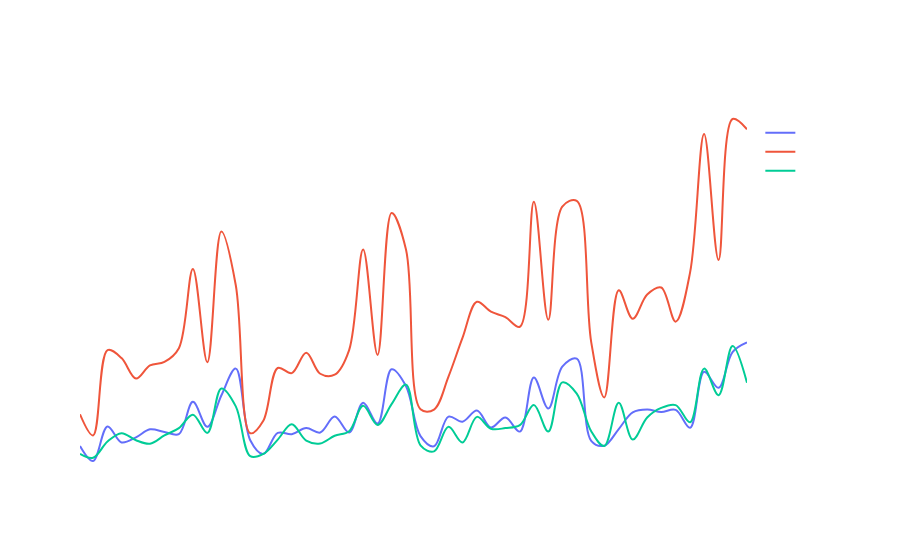

Notebook cell for this chart:
### Markdown cell above
## Line Graph
- **Documentation (px.line() function parameters)** - https://plotly.com/python-api-reference/generated/plotly.express.line

- **Documentation for using and styling line charts** - https://plotly.com/python/line-charts/

- **Documentation (.update_yaxes() function parameters)** - https://plotly.com/python/reference/layout/yaxis/

- **Documentation (.update_xaxes() function parameters)** - https://plotly.com/python/reference/layout/xaxis/

- **Documentation (.update_layout() function parameters)** - https://plotly.com/python/reference/layout/

- **Documentation for Date Time** - https://pandas.pydata.org/pandas-docs/stable/reference/api/pandas.to_datetime.html

- **Documentation for Date Time formatting** - https://docs.python.org/3/library/datetime.html#strftime-and-strptime-behavior

### Code cell
superstore['Order Date'] = pd.to_datetime(superstore['Order Date'], format = "%m/%d/%Y")

monthlycategorytrend = superstore.groupby(['Category', pd.Grouper(key = "Order Date", freq = 'M')])['Quantity'].sum().reset_index()

monthlycategorytrenddistribution = px.line(monthlycategorytrend, x = "Order Date", y = "Quantity", color = 'Category',
                                           title = 'Monthly Trend of Goods Sold', line_shape = "spline")

monthlycategorytrenddistribution.update_layout(yaxis = dict(showticklabels = False), 
                                       xaxis = dict(tickfont = dict(color = 'white'), categoryorder = "total descending"),
                                       yaxis_title = "", xaxis_title = "",
                                       paper_bgcolor = 'rgba(0,0,0,0)', plot_bgcolor = 'rgba(0,0,0,0)',
                                       title = dict(font = dict(color = 'white')),
                                       legend_title_font_color = 'White', legend_font_color = 'White')

monthlycategorytrenddistribution.update_yaxes(showgrid = False, gridcolor = 'rgba(0,0,0,0)', zeroline = False, zerolinecolor = "rgba(0, 0, 0, 0)")
monthlycategorytrenddistribution.update_xaxes(showgrid = False, gridcolor = 'rgba(0,0,0,0)', zeroline = False, zerolinecolor = "rgba(0, 0, 0, 0)")

monthlycategorytrenddistribution.show()

### Figure 1 — Plotly figure (JSON) as saved in the notebook; plotly's stock layout.template omitted (floating-point values rounded to 4 significant figures)
{"data": [{"hovertemplate": "Category=Furniture<br>Order Date=%{x}<br>Quantity=%{y}<extra></extra>", "legendgroup": "Furniture", "line": {"color": "#636efa", "dash": "solid", "shape": "spline"}, "marker": {"symbol": "circle"}, "mode": "lines", "name": "Furniture", "orientation": "v", "showlegend": true, "type": "scatter", "x": ["2014-01-31T00:00:00", "2014-02-28T00:00:00", "2014-03-31T00:00:00", "2014-04-30T00:00:00", "2014-05-31T00:00:00", "2014-06-30T00:00:00", "2014-07-31T00:00:00", "2014-08-31T00:00:00", "2014-09-30T00:00:00", "2014-10-31T00:00:00", "2014-11-30T00:00:00", "2014-12-31T00:00:00", "2015-01-31T00:00:00", "2015-02-28T00:00:00", "2015-03-31T00:00:00", "2015-04-30T00:00:00", "2015-05-31T00:00:00", "2015-06-30T00:00:00", "2015-07-31T00:00:00", "2015-08-31T00:00:00", "2015-09-30T00:00:00", "2015-10-31T00:00:00", "2015-11-30T00:00:00", "2015-12-31T00:00:00", "2016-01-31T00:00:00", "2016-02-29T00:00:00", "2016-03-31T00:00:00", "2016-04-30T00:00:00", "2016-05-31T00:00:00", "2016-06-30T00:00:00", "2016-07-31T00:00:00", "2016-08-31T00:00:00", "2016-09-30T00:00:00", "2016-10-31T00:00:00", "2016-11-30T00:00:00", "2016-12-31T00:00:00", "2017-01-31T00:00:00", "2017-02-28T00:00:00", "2017-03-31T00:00:00", "2017-04-30T00:00:00", "2017-05-31T00:00:00", "2017-06-30T00:00:00", "2017-07-31T00:00:00", "2017-08-31T00:00:00", "2017-09-30T00:00:00", "2017-10-31T00:00:00", "2017-11-30T00:00:00", "2017-12-31T00:00:00"], "xaxis": "x", "y": [70, 23, 131, 81, 97, 122, 114, 107, 208, 130, 228, 312, 88, 45, 111, 107, 126, 112, 162, 112, 205, 140, 310, 257, 101, 69, 162, 146, 181, 128, 159, 115, 284, 187, 318, 343, 86, 71, 123, 175, 184, 176, 183, 127, 302, 252, 364, 394], "yaxis": "y"}, {"hovertemplate": "Category=Office Supplies<br>Order Date=%{x}<br>Quantity=%{y}<extra></extra>", "legendgroup": "Office Supplies", "line": {"color": "#EF553B", "dash": "solid", "shape": "spline"}, "marker": {"symbol": "circle"}, "mode": "lines", "name": "Office Supplies", "orientation": "v", "showlegend": true, "type": "scatter", "x": ["2014-01-31T00:00:00", "2014-02-28T00:00:00", "2014-03-31T00:00:00", "2014-04-30T00:00:00", "2014-05-31T00:00:00", "2014-06-30T00:00:00", "2014-07-31T00:00:00", "2014-08-31T00:00:00", "2014-09-30T00:00:00", "2014-10-31T00:00:00", "2014-11-30T00:00:00", "2014-12-31T00:00:00", "2015-01-31T00:00:00", "2015-02-28T00:00:00", "2015-03-31T00:00:00", "2015-04-30T00:00:00", "2015-05-31T00:00:00", "2015-06-30T00:00:00", "2015-07-31T00:00:00", "2015-08-31T00:00:00", "2015-09-30T00:00:00", "2015-10-31T00:00:00", "2015-11-30T00:00:00", "2015-12-31T00:00:00", "2016-01-31T00:00:00", "2016-02-29T00:00:00", "2016-03-31T00:00:00", "2016-04-30T00:00:00", "2016-05-31T00:00:00", "2016-06-30T00:00:00", "2016-07-31T00:00:00", "2016-08-31T00:00:00", "2016-09-30T00:00:00", "2016-10-31T00:00:00", "2016-11-30T00:00:00", "2016-12-31T00:00:00", "2017-01-31T00:00:00", "2017-02-28T00:00:00", "2017-03-31T00:00:00", "2017-04-30T00:00:00", "2017-05-31T00:00:00", "2017-06-30T00:00:00", "2017-07-31T00:00:00", "2017-08-31T00:00:00", "2017-09-30T00:00:00", "2017-10-31T00:00:00", "2017-11-30T00:00:00", "2017-12-31T00:00:00"], "xaxis": "x", "y": [169, 103, 370, 345, 281, 322, 333, 376, 624, 332, 741, 573, 110, 149, 314, 298, 362, 296, 293, 370, 685, 355, 799, 684, 185, 184, 287, 408, 521, 490, 473, 443, 834, 465, 819, 837, 395, 222, 557, 468, 544, 566, 459, 613, 1046, 652, 1093, 1061], "yaxis": "y"}, {"hovertemplate": "Category=Technology<br>Order Date=%{x}<br>Quantity=%{y}<extra></extra>", "legendgroup": "Technology", "line": {"color": "#00cc96", "dash": "solid", "shape": "spline"}, "marker": {"symbol": "circle"}, "mode": "lines", "name": "Technology", "orientation": "v", "showlegend": true, "type": "scatter", "x": ["2014-01-31T00:00:00", "2014-02-28T00:00:00", "2014-03-31T00:00:00", "2014-04-30T00:00:00", "2014-05-31T00:00:00", "2014-06-30T00:00:00", "2014-07-31T00:00:00", "2014-08-31T00:00:00", "2014-09-30T00:00:00", "2014-10-31T00:00:00", "2014-11-30T00:00:00", "2014-12-31T00:00:00", "2015-01-31T00:00:00", "2015-02-28T00:00:00", "2015-03-31T00:00:00", "2015-04-30T00:00:00", "2015-05-31T00:00:00", "2015-06-30T00:00:00", "2015-07-31T00:00:00", "2015-08-31T00:00:00", "2015-09-30T00:00:00", "2015-10-31T00:00:00", "2015-11-30T00:00:00", "2015-12-31T00:00:00", "2016-01-31T00:00:00", "2016-02-29T00:00:00", "2016-03-31T00:00:00", "2016-04-30T00:00:00", "2016-05-31T00:00:00", "2016-06-30T00:00:00", "2016-07-31T00:00:00", "2016-08-31T00:00:00", "2016-09-30T00:00:00", "2016-10-31T00:00:00", "2016-11-30T00:00:00", "2016-12-31T00:00:00", "2017-01-31T00:00:00", "2017-02-28T00:00:00", "2017-03-31T00:00:00", "2017-04-30T00:00:00", "2017-05-31T00:00:00", "2017-06-30T00:00:00", "2017-07-31T00:00:00", "2017-08-31T00:00:00", "2017-09-30T00:00:00", "2017-10-31T00:00:00", "2017-11-30T00:00:00", "2017-12-31T00:00:00"], "xaxis": "x", "y": [45, 33, 84, 110, 88, 77, 103, 126, 168, 111, 250, 194, 38, 45, 90, 138, 87, 78, 102, 116, 196, 136, 201, 262, 72, 53, 130, 81, 161, 124, 126, 135, 198, 115, 269, 234, 116, 70, 205, 90, 159, 189, 198, 144, 312, 229, 383, 268], "yaxis": "y"}], "layout": {"legend": {"font": {"color": "White"}, "title": {"font": {"color": "White"}, "text": "Category"}, "tracegroupgap": 0}, "paper_bgcolor": "rgba(0,0,0,0)", "plot_bgcolor": "rgba(0,0,0,0)", "title": {"font": {"color": "white"}, "text": "Monthly Trend of Goods Sold"}, "xaxis": {"anchor": "y", "categoryorder": "total descending", "domain": [0, 1], "gridcolor": "rgba(0,0,0,0)", "showgrid": false, "tickfont": {"color": "white"}, "title": {"text": ""}, "zeroline": false, "zerolinecolor": "rgba(0, 0, 0, 0)"}, "yaxis": {"anchor": "x", "domain": [0, 1], "gridcolor": "rgba(0,0,0,0)", "showgrid": false, "showticklabels": false, "title": {"text": ""}, "zeroline": false, "zerolinecolor": "rgba(0, 0, 0, 0)"}}}
